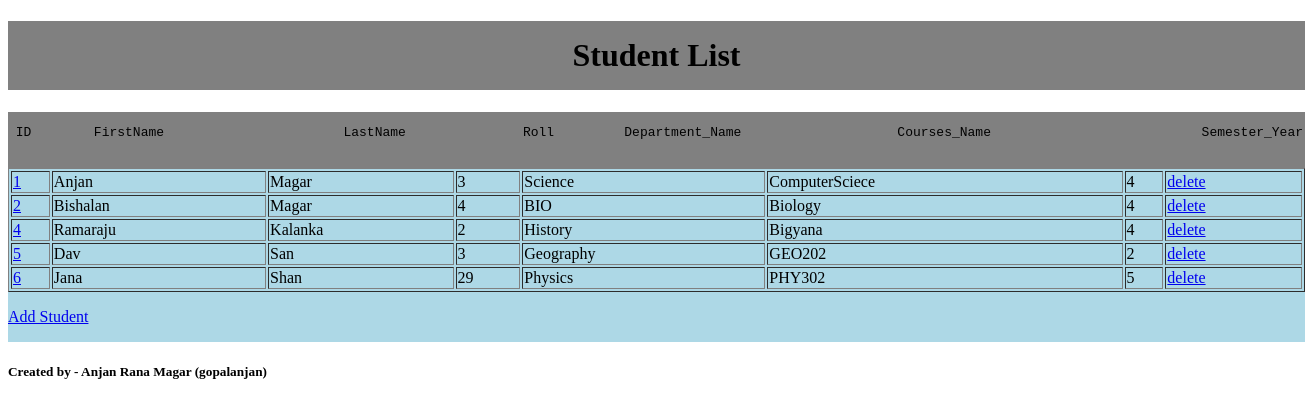
The page /details/ on the database as committed earlier.
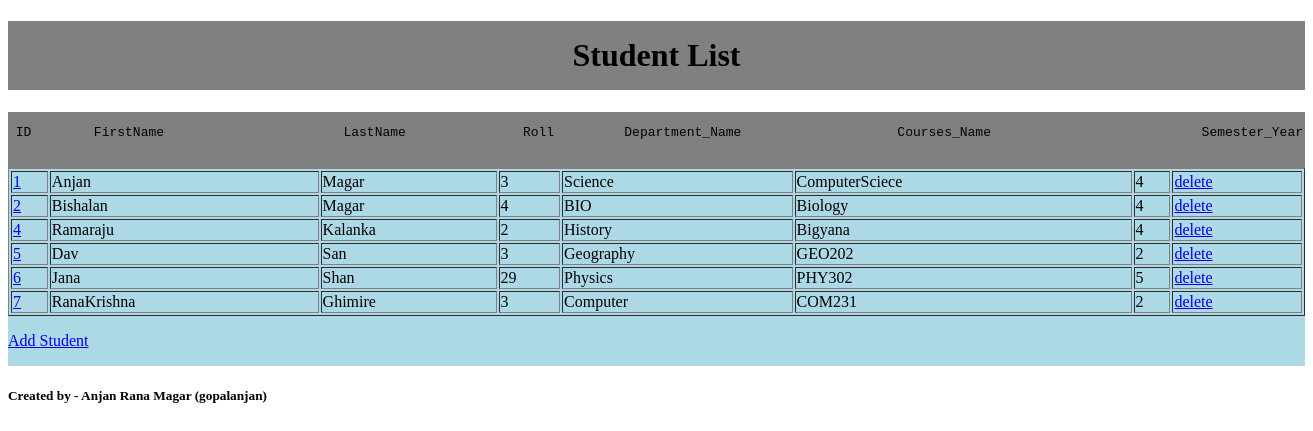
The same page on the database as committed later.
### details/models.py (models this page shows)
class Model1(models.Model):
    firstname = models.CharField(max_length=225)
    lastname = models.CharField(max_length=225)
    Roll_Number = models.IntegerField()
    Department_Name = models.CharField(max_length=225)
    Courses_Name = models.CharField(max_length=225)
    Semester_Number = models.IntegerField()

### details/views.py (the view)
# urls.py: path('',views.index, name='index'),
def index(request):
    student = Model1.objects.all().values()
    template = loader.get_template('index.html')
    context ={
        'student':student,
    }
    return HttpResponse(template.render(context,request))

### details/templates/index.html (shortened to what this page needs)
<!DOCTYPE html>
<html lang="en">
<head>
</head>
<body>
<h1 style="text-align:center; background-color:grey; padding:1rem;">Student List</h1>
  <div class="design">
    <div class="tab">
      <pre id="t1"> ID        FirstName                       LastName               Roll         Department_Name                    Courses_Name                           Semester_Year
      </pre>
    </div>
      <table border="1">
        {% for x in student %}
          <tr>
            <td><a href="update/{{ x.id }}">{{ x.id }}</a></td>
            <td>{{ x.firstname }}</td>
            <td>{{ x.lastname }}</td>
            <td>{{ x.Roll_Number }}</td>
            <td>{{ x.Department_Name }}</td>
            <td>{{ x.Courses_Name }}</td>
            <td>{{ x.Semester_Number }}</td>
            <td> <a href="delete/{{ x.id }}">delete</a> </td>
          </tr>
        {% endfor %}
      </table>
    <p>
      <a href="add/">Add Student</a>
    </p>
    </div>
<h5> Created by - Anjan Rana Magar (gopalanjan)</h5>
</body>
</html>

### details/templates/index.html (style rules this page uses)
.design { background-color:lightblue; display:grid; }
.tab { background-color:grey; }

Rows that differ between the two databases and show on the page:
added Model1: id "7", firstname "RanaKrishna", lastname "Ghimire", Roll_Number "3", Department_Name "Computer", Courses_Name "COM231", Semester_Number "2"
